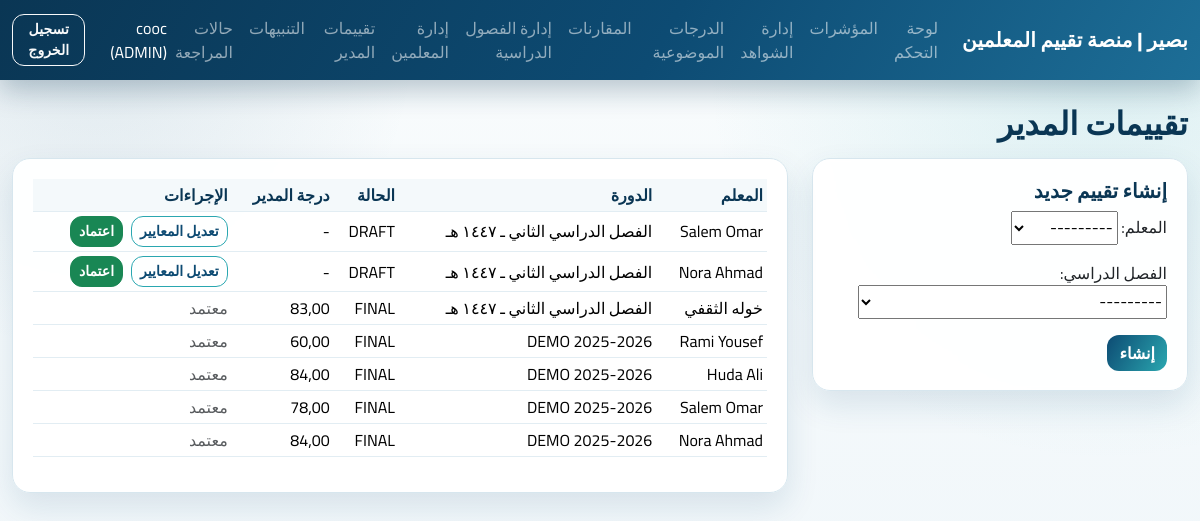
Page /evaluations/ (signed in) on the committed database.
### apps/accounts/models.py (models this page shows)
class User(AbstractUser):
    class Role(models.TextChoices):
        TEACHER = "TEACHER", "Teacher"
        LEADER = "LEADER", "Leader"
        ADMIN = "ADMIN", "Admin"
    role = models.CharField(max_length=16, choices=Role.choices, default=Role.TEACHER)
    school = models.ForeignKey("schools.School", null=True, blank=True, on_delete=models.SET_NULL)
    class Meta:
        indexes = [models.Index(fields=["role", "school"])]

### apps/evaluations/models.py (models this page shows)
class ManagerEvaluation(models.Model):
    class Status(models.TextChoices):
        DRAFT = "DRAFT", "Draft"
        FINAL = "FINAL", "Final"
    teacher = models.ForeignKey("teachers.Teacher", on_delete=models.CASCADE, related_name="evaluations")
    cycle = models.ForeignKey("cycles.EvaluationCycle", on_delete=models.CASCADE, related_name="evaluations")
    manager = models.ForeignKey("accounts.User", on_delete=models.PROTECT, related_name="manager_evaluations")
    status = models.CharField(max_length=12, choices=Status.choices, default=Status.DRAFT)
    finalized_at = models.DateTimeField(null=True, blank=True)
    created_at = models.DateTimeField(auto_now_add=True)
    class Meta:
        constraints = [
            models.UniqueConstraint(fields=["teacher", "cycle"], name="uq_eval_teacher_cycle"),
        ]
        indexes = [models.Index(fields=["cycle", "status"])]

class ScoreSummary(models.Model):
    evaluation = models.OneToOneField(ManagerEvaluation, on_delete=models.CASCADE, related_name="summary")
    manager_total_score = models.DecimalField(max_digits=5, decimal_places=2)
    rating_level = models.CharField(max_length=32)
    calculated_at = models.DateTimeField(auto_now=True)
    class Meta:
        constraints = [
            models.CheckConstraint(
                check=models.Q(manager_total_score__gte=0, manager_total_score__lte=100),
                name="ck_manager_total_0_100",
            ),
        ]

### apps/teachers/models.py (models this page shows)
class Teacher(models.Model):
    user = models.OneToOneField("accounts.User", on_delete=models.CASCADE, related_name="teacher_profile")
    school = models.ForeignKey("schools.School", on_delete=models.PROTECT, related_name="teachers")
    employee_id = models.CharField(max_length=50, unique=True)
    is_active = models.BooleanField(default=True)
    created_at = models.DateTimeField(auto_now_add=True)
    class Meta:
        indexes = [models.Index(fields=["school", "employee_id"])]
    def __str__(self) -> str:
        return self.user.get_full_name() or self.user.username

### apps/cycles/models.py (models this page shows)
class EvaluationCycle(models.Model):
    school = models.ForeignKey("schools.School", on_delete=models.CASCADE, related_name="cycles")
    name = models.CharField(max_length=100)
    start_date = models.DateField()
    end_date = models.DateField()
    is_active = models.BooleanField(default=True)
    created_at = models.DateTimeField(auto_now_add=True)
    class Meta:
        constraints = [
            models.UniqueConstraint(fields=["school", "name"], name="uq_cycle_school_name"),
            models.CheckConstraint(check=models.Q(end_date__gte=models.F("start_date")), name="ck_cycle_dates_order"),
        ]
        indexes = [models.Index(fields=["school", "is_active"])]
    def __str__(self) -> str:
        return f"{self.school.code}:{self.name}"

### apps/ui/views.py (the view)
# urls.py: path("evaluations/", views.evaluations_page, name="evaluations"),
@login_required
def evaluations_page(request: HttpRequest) -> HttpResponse:
    if not _require_roles(request.user, [User.Role.LEADER, User.Role.ADMIN]):
        messages.error(request, "إدارة التقييمات متاحة فقط للقادة أو المديرين.")
        return redirect("ui:dashboard")
    evaluations = (
        _by_role_queryset(request.user, ManagerEvaluation)
        .select_related("teacher", "teacher__user", "cycle", "manager")
        .prefetch_related("items__criterion", "summary")
        .order_by("-created_at")
    )
    if request.method == "POST":
        form = EvaluationCreateForm(request.POST, user=request.user)
        if form.is_valid():
            data = form.cleaned_data
            existing = ManagerEvaluation.objects.filter(teacher=data["teacher"], cycle=data["cycle"]).first()
            if existing:
                messages.info(request, "يوجد تقييم مسبق لهذا المعلم في نفس الفصل الدراسي. تم فتح التقييم الحالي.")
                if existing.status == ManagerEvaluation.Status.DRAFT:
                    return redirect("ui:evaluation-items", evaluation_id=existing.id)
                return redirect("ui:evaluations")
            evaluation = ManagerEvaluation.objects.create(
                teacher=data["teacher"],
                cycle=data["cycle"],
                manager=request.user,
            )
            messages.success(request, "تم إنشاء التقييم. أدخل درجات المعايير الـ 11.")
            return redirect("ui:evaluation-items", evaluation_id=evaluation.id)
    else:
        form = EvaluationCreateForm(user=request.user)
    return render(request, "ui/evaluations.html", {"form": form, "evaluations": evaluations})

### apps/ui/forms.py (shortened to what this page needs)
class EvaluationCreateForm(forms.ModelForm):
    class Meta:
        model = ManagerEvaluation
        fields = ["teacher", "cycle"]
        labels = {
            "teacher": "المعلم",
            "cycle": "الفصل الدراسي",
        }
    def __init__(self, *args, **kwargs):
        self.user = kwargs.pop("user")
        super().__init__(*args, **kwargs)
        teacher_qs = Teacher.objects.select_related("user", "school")
        cycle_qs = EvaluationCycle.objects.select_related("school")
        if self.user.role == self.user.Role.LEADER:
            teacher_qs = teacher_qs.filter(school=self.user.school)
            cycle_qs = cycle_qs.filter(school=self.user.school)
        self.fields["teacher"].queryset = teacher_qs
        self.fields["cycle"].queryset = cycle_qs

### apps/ui/views.py (called while the page is built)
def _by_role_queryset(user: User, model, teacher_lookup: str = "teacher"):
    qs = model.objects.all()
    if user.role == User.Role.ADMIN:
        return qs
    if user.role == User.Role.LEADER:
        return qs.filter(**{f"{teacher_lookup}__school": user.school})
    return qs.filter(**{f"{teacher_lookup}__user": user})

def _require_roles(user: User, allowed: list[str]) -> bool:
    return user.is_authenticated and user.role in allowed

### apps/ui/templates/ui/evaluations.html (shortened to what this page needs)
{% extends "ui/base.html" %}
{% block content %}
<h2 class="mb-3">تقييمات المدير</h2>
<div class="row g-4">
  <div class="col-lg-4">
    <div class="card">
      <div class="card-body">
        <h5>إنشاء تقييم جديد</h5>
        <form method="post">
          {{ form.as_p }}
          <button class="btn btn-primary" type="submit">إنشاء</button>
        </form>
      </div>
    </div>
  </div>
  <div class="col-lg-8">
    <div class="card">
      <div class="card-body">
        <div class="table-responsive">
          <table class="table table-sm align-middle">
            <thead><tr><th>المعلم</th><th>الدورة</th><th>الحالة</th><th>درجة المدير</th><th>الإجراءات</th></tr></thead>
            <tbody>
            {% for e in evaluations %}
              <tr>
                <td>{{ e.teacher }}</td>
                <td>{{ e.cycle.name }}</td>
                <td>{{ e.status }}</td>
                <td>{% if e.summary %}{{ e.summary.manager_total_score }}{% else %}-{% endif %}</td>
                <td class="d-flex gap-2">
                  {% if e.status == 'DRAFT' %}
                    <a class="btn btn-outline-primary btn-sm" href="{% url 'ui:evaluation-items' e.id %}">تعديل المعايير</a>
                    <form method="post" action="{% url 'ui:evaluation-finalize' e.id %}">
                      <button class="btn btn-success btn-sm" type="submit">اعتماد</button>
                    </form>
                  {% else %}
                    <span class="text-muted">معتمد</span>
                  {% endif %}
                </td>
              </tr>
            {% empty %}
              <tr><td colspan="5" class="text-muted">لا توجد تقييمات حتى الآن.</td></tr>
            {% endfor %}
            </tbody>
          </table>
        </div>
      </div>
    </div>
  </div>
</div>
{% endblock %}

### apps/ui/templates/ui/base.html (shortened to what this page needs)
<!doctype html>
<html lang="ar" dir="rtl">
<head>
  <link href="https://cdn.jsdelivr.net/npm/bootstrap@5.3.3/dist/css/bootstrap.rtl.min.css" rel="stylesheet">
</head>
<body>
  <nav class="navbar navbar-expand-lg navbar-dark">
    <div class="container-fluid">
      <a class="navbar-brand" href="{% url 'ui:dashboard' %}">بصير | منصة تقييم المعلمين</a>
      <div class="collapse navbar-collapse show">
        <ul class="navbar-nav me-auto mb-2 mb-lg-0">
          <li class="nav-item"><a class="nav-link" href="{% url 'ui:dashboard' %}">لوحة التحكم</a></li>
          <li class="nav-item"><a class="nav-link" href="{% url 'ui:metrics' %}">المؤشرات</a></li>
          {% if request.user.role == 'LEADER' or request.user.role == 'ADMIN' %}
            <li class="nav-item"><a class="nav-link" href="{% url 'ui:evidences-admin' %}">إدارة الشواهد</a></li>
          {% endif %}
          <li class="nav-item"><a class="nav-link" href="{% url 'ui:objective-scores' %}">الدرجات الموضوعية</a></li>
          <li class="nav-item"><a class="nav-link" href="{% url 'ui:comparisons' %}">المقارنات</a></li>
          {% if request.user.role == 'LEADER' or request.user.role == 'ADMIN' %}
            <li class="nav-item"><a class="nav-link" href="{% url 'ui:semesters-manage' %}">إدارة الفصول الدراسية</a></li>
            <li class="nav-item"><a class="nav-link" href="{% url 'ui:teachers-manage' %}">إدارة المعلمين</a></li>
            <li class="nav-item"><a class="nav-link" href="{% url 'ui:evaluations' %}">تقييمات المدير</a></li>
            <li class="nav-item"><a class="nav-link" href="{% url 'ui:flags' %}">التنبيهات</a></li>
            <li class="nav-item"><a class="nav-link" href="{% url 'ui:cases' %}">حالات المراجعة</a></li>
          {% endif %}
        </ul>
        <span class="navbar-text text-white me-3">
          {{ request.user.username }} ({{ request.user.role }})
        </span>
        <form action="{% url 'ui:logout' %}" method="post">
          <button class="btn btn-outline-light btn-sm" type="submit">تسجيل الخروج</button>
        </form>
      </div>
    </div>
  </nav>
  <main class="container my-4">
    {% block content %}{% endblock %}
  </main>
</body>
</html>

### apps/ui/templates/ui/base.html (style rules this page uses)
:root { --brand-navy: #0d4b73; --brand-navy-deep: #0a3654; --brand-teal: #2aa7b0; --brand-teal-soft: #66cbd0; --ink: #163d56; --ink-soft: #5f7a8d; --surface: #ffffff; --surface-soft: #f4f9fb; --line: #d7e6ee; --shadow: 0 14px 32px rgba(13, 75, 115, 0.12); }
body { font-family: "Cairo", sans-serif; color: var(--ink); background: radial-gradient(circle at 92% 8%, rgba(42, 167, 176, 0.13), transparent 30%), radial-gradient(circle at 8% 4%, rgba(13, 75, 115, 0.1), transparent 24%), linear-gradient(180deg, #f9fcfd 0%, #eef5f9 100%); min-height: 100vh; }
h1, h2, h3, h4, h5, h6 { font-weight: 700; color: var(--brand-navy-deep); }
.navbar { background: linear-gradient(120deg, var(--brand-navy-deep), var(--brand-navy) 55%, #1d6e97); box-shadow: 0 10px 28px rgba(10, 54, 84, 0.28); }
.navbar-brand { font-weight: 800; letter-spacing: 0.2px; }
.navbar-nav .nav-link { border-radius: 10px; padding-inline: 10px; transition: background-color 0.2s ease, color 0.2s ease; }
main.container { max-width: 1280px; }
.card { border: 1px solid var(--line); border-radius: 18px; box-shadow: var(--shadow); background: rgba(255, 255, 255, 0.94); backdrop-filter: blur(2px); }
.card .card-body { padding: 1.2rem 1.25rem; }
.table { --bs-table-bg: transparent; --bs-table-border-color: #e2edf3; color: var(--ink); }
.table thead th { background: var(--surface-soft); color: var(--brand-navy-deep); border-bottom-width: 1px; font-weight: 700; }
.btn { border-radius: 12px; font-weight: 700; box-shadow: none; }
.btn-primary { border: none; background: linear-gradient(120deg, var(--brand-navy), var(--brand-teal)); }
.btn-outline-primary { border-color: var(--brand-teal); color: var(--brand-navy); }

### rows in the picture
User: user.username "cooc", user.role "ADMIN"
ManagerEvaluation: teacher "Salem Omar", cycle.name "الفصل الدراسي الثاني ـ ١٤٤٧ هـ", status "DRAFT", shows "تعديل المعايير"
ManagerEvaluation: teacher "Nora Ahmad", cycle.name "الفصل الدراسي الثاني ـ ١٤٤٧ هـ", status "DRAFT", shows "تعديل المعايير"
ManagerEvaluation: teacher "خوله الثقفي", cycle.name "الفصل الدراسي الثاني ـ ١٤٤٧ هـ", status "FINAL", summary.manager_total_score "83,00", shows "معتمد"
ManagerEvaluation: teacher "Rami Yousef", cycle.name "DEMO 2025-2026", status "FINAL", summary.manager_total_score "60,00", shows "معتمد"
ManagerEvaluation: teacher "Huda Ali", cycle.name "DEMO 2025-2026", status "FINAL", summary.manager_total_score "84,00", shows "معتمد"
ManagerEvaluation: teacher "Salem Omar", cycle.name "DEMO 2025-2026", status "FINAL", summary.manager_total_score "78,00", shows "معتمد"
ManagerEvaluation: teacher "Nora Ahmad", cycle.name "DEMO 2025-2026", status "FINAL", summary.manager_total_score "84,00", shows "معتمد"
